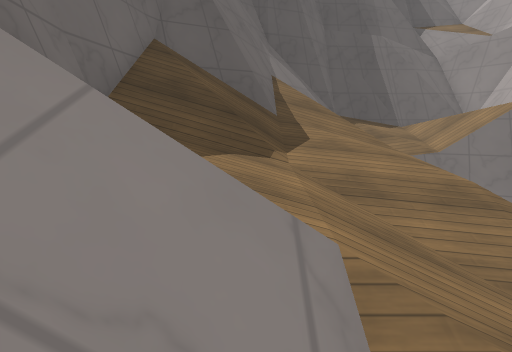
View 1 (above)

12 first-person views from a walk through a level from a Godot 3-D game. The camera is 1.3 m above the floor, tilts 10° down and sees 80° across. The floor is counted in squares, 1 m on a side. Each view is taken from the middle of a square. On the plan, view 1 faces up. The plan holds only what a view shows up to about 14 squares ahead; the rest is blank. The place goes on beyond the plan. Surface patterns are stand-ins for the level's own textures.

View 2
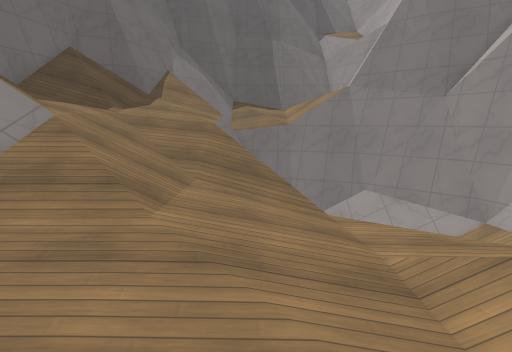

View 3
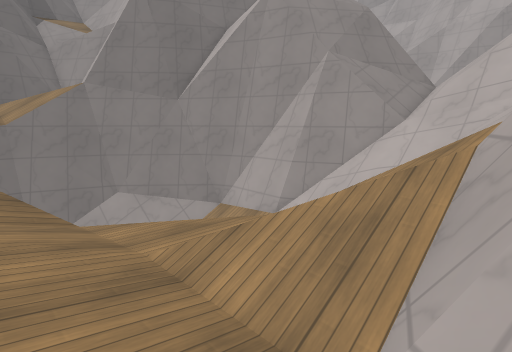

View 4
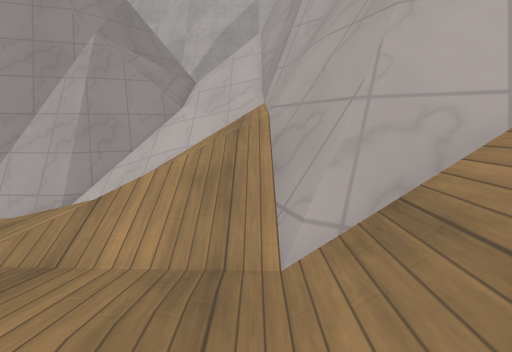

View 5
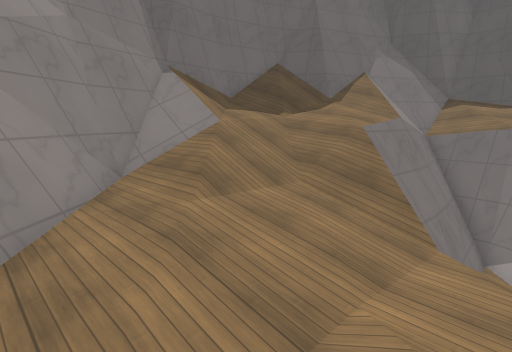

View 6
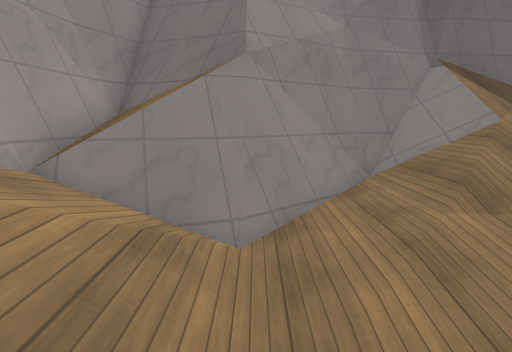

View 7
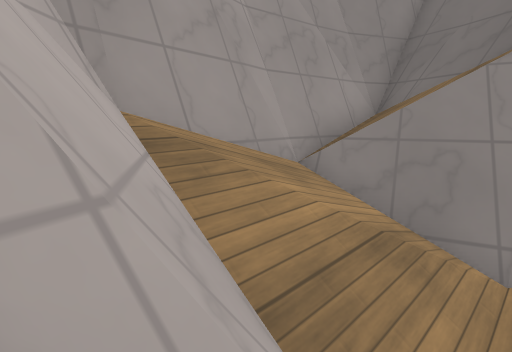

View 8
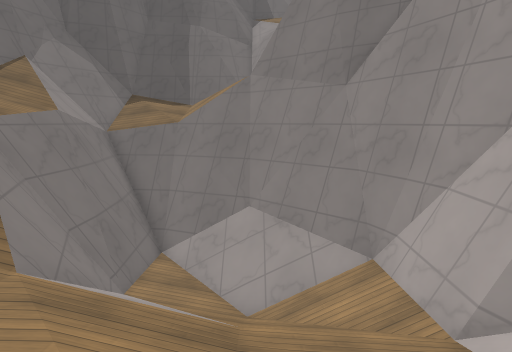

View 9
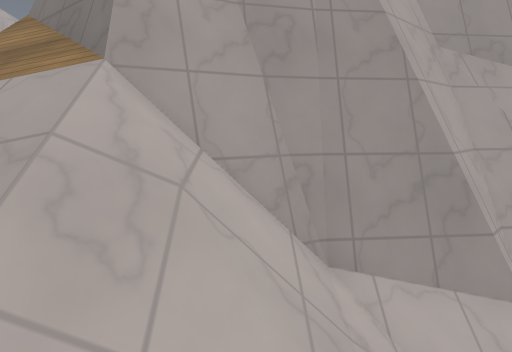

View 10
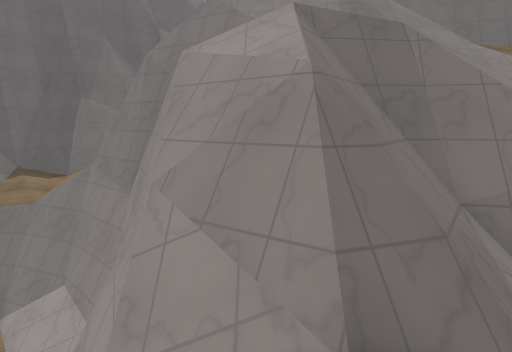

View 11
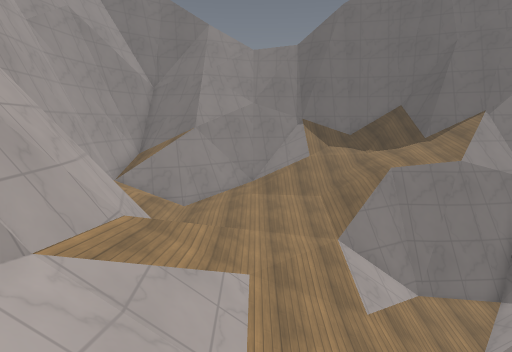

View 12
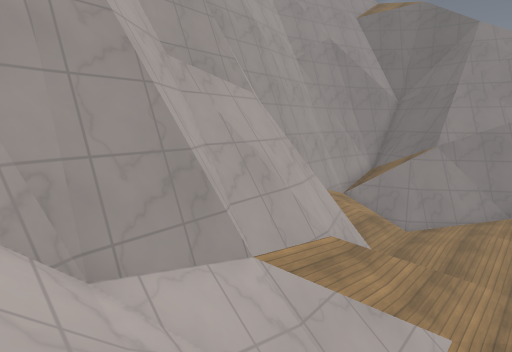

### Floor plan
Key: @ floor where view 1 was taken; # wall or solid block; . main floor; : floor 0.25 m higher than the main floor; + floor 0.5 m higher than the main floor; * floor 2 m higher than the main floor; % floor 2.25 m higher than the main floor; & floor 2.5 m higher than the main floor; - floor 2.75 m lower than the main floor; _ floor 3 m lower than the main floor; / step, stairs or slope; = window, fence, low wall or low ledge; ^ raised ledge; v drop or lower ground; O other object.
Columns run from 3 left of view 1 to 23 right of it. Each row starts with its distance up from view 1.
 13    ##^==
 12    #=  *
 11    #  vv
 10   ##//%vv
  9 ####///vv######
  8 #===///v##===###
  7 #//////v #-///###
  6 #//////v #-_///##
  5 #//////v##//////#
  4 #/&%////##//////##
  3 #//%/////=//////####
  2 #///////////////##v##
  1 ##/////+//.//////=v ### ###
  0  ##@///+:/..//////vv/#####
 -1   ##///+:..../////////===
 -2    ##+++:./////////////
 -3    ###:::.//////////////
 -4     ###...///////////////
 -5      ##///=############//
 -6     ###///=##         ##/v
 -7     #==/OO=#           ##=
 -8     ########

Where each view was taken, in squares from view 1:
view 1: 0 up, 0 right, facing up
view 2: 5 down, 5 right, facing up
view 3: 5 down, 5 right, facing up-right
view 4: 4 down, 4 right, facing right
view 5: 4 down, 8 right, facing up-left
view 6: 4 down, 8 right, facing left
view 7: 4 down, 8 right, facing down-left
view 8: 2 down, 10 right, facing up
view 9: 0 up, 17 right, facing down
view 10: 4 down, 18 right, facing up
view 11: 1 down, 17 right, facing left
view 12: 0 up, 17 right, facing down-left
